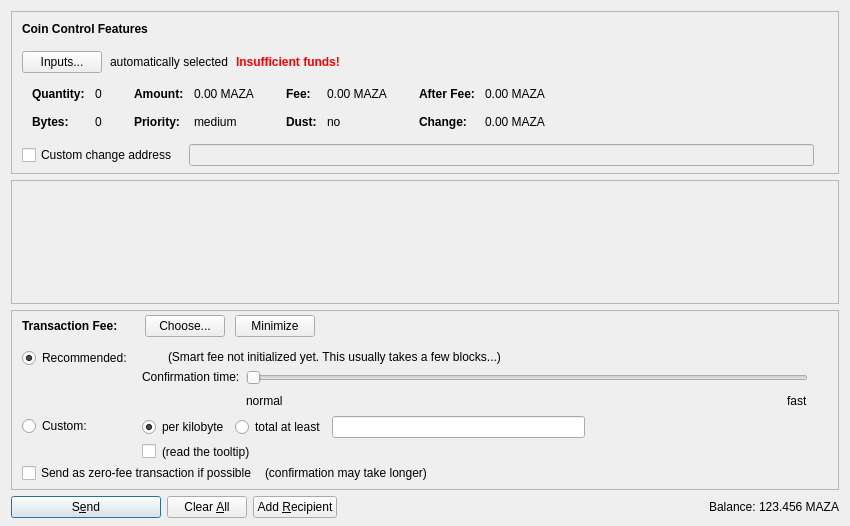
<?xml version="1.0" encoding="UTF-8"?>
<ui version="4.0">
 <class>SendCoinsDialog</class>
 <widget class="QDialog" name="SendCoinsDialog">
  <property name="geometry">
   <rect>
    <x>0</x>
    <y>0</y>
    <width>850</width>
    <height>526</height>
   </rect>
  </property>
  <property name="windowTitle">
   <string>Send Coins</string>
  </property>
  <layout class="QVBoxLayout" name="verticalLayout" stretch="0,1,0,0">
   <property name="bottomMargin">
    <number>8</number>
   </property>
   <item>
    <widget class="QFrame" name="frameCoinControl">
     <property name="sizePolicy">
      <sizepolicy hsizetype="Expanding" vsizetype="Expanding">
       <horstretch>0</horstretch>
       <verstretch>0</verstretch>
      </sizepolicy>
     </property>
     <property name="maximumSize">
      <size>
       <width>16777215</width>
       <height>16777215</height>
      </size>
     </property>
     <property name="frameShape">
      <enum>QFrame::StyledPanel</enum>
     </property>
     <property name="frameShadow">
      <enum>QFrame::Sunken</enum>
     </property>
     <layout class="QVBoxLayout" name="verticalLayoutCoinControl2">
      <property name="spacing">
       <number>0</number>
      </property>
      <property name="leftMargin">
       <number>0</number>
      </property>
      <property name="topMargin">
       <number>0</number>
      </property>
      <property name="rightMargin">
       <number>0</number>
      </property>
      <property name="bottomMargin">
       <number>6</number>
      </property>
      <item>
       <layout class="QVBoxLayout" name="verticalLayoutCoinControl" stretch="0,0,0,0,1">
        <property name="spacing">
         <number>0</number>
        </property>
        <property name="leftMargin">
         <number>10</number>
        </property>
        <property name="topMargin">
         <number>10</number>
        </property>
        <item>
         <layout class="QHBoxLayout" name="horizontalLayoutCoinControl1">
          <property name="bottomMargin">
           <number>15</number>
          </property>
          <item>
           <widget class="QLabel" name="labelCoinControlFeatures">
            <property name="sizePolicy">
             <sizepolicy hsizetype="Preferred" vsizetype="Maximum">
              <horstretch>0</horstretch>
              <verstretch>0</verstretch>
             </sizepolicy>
            </property>
            <property name="font">
             <font>
              <weight>75</weight>
              <bold>true</bold>
             </font>
            </property>
            <property name="styleSheet">
             <string notr="true">font-weight:bold;</string>
            </property>
            <property name="text">
             <string>Coin Control Features</string>
            </property>
           </widget>
          </item>
         </layout>
        </item>
        <item>
         <layout class="QHBoxLayout" name="horizontalLayoutCoinControl2" stretch="0,0,0,0">
          <property name="spacing">
           <number>8</number>
          </property>
          <property name="bottomMargin">
           <number>10</number>
          </property>
          <item>
           <widget class="QPushButton" name="pushButtonCoinControl">
            <property name="styleSheet">
             <string notr="true"/>
            </property>
            <property name="text">
             <string>Inputs...</string>
            </property>
            <property name="autoDefault">
             <bool>false</bool>
            </property>
           </widget>
          </item>
          <item>
           <widget class="QLabel" name="labelCoinControlAutomaticallySelected">
            <property name="text">
             <string>automatically selected</string>
            </property>
            <property name="margin">
             <number>5</number>
            </property>
           </widget>
          </item>
          <item>
           <widget class="QLabel" name="labelCoinControlInsuffFunds">
            <property name="font">
             <font>
              <weight>75</weight>
              <bold>true</bold>
             </font>
            </property>
            <property name="styleSheet">
             <string notr="true">color:red;font-weight:bold;</string>
            </property>
            <property name="text">
             <string>Insufficient funds!</string>
            </property>
            <property name="margin">
             <number>5</number>
            </property>
           </widget>
          </item>
          <item>
           <spacer name="horizontalSpacerCoinControl">
            <property name="orientation">
             <enum>Qt::Horizontal</enum>
            </property>
            <property name="sizeHint" stdset="0">
             <size>
              <width>40</width>
              <height>1</height>
             </size>
            </property>
           </spacer>
          </item>
         </layout>
        </item>
        <item>
         <widget class="QWidget" name="widgetCoinControl" native="true">
          <property name="sizePolicy">
           <sizepolicy hsizetype="Preferred" vsizetype="Preferred">
            <horstretch>0</horstretch>
            <verstretch>0</verstretch>
           </sizepolicy>
          </property>
          <property name="minimumSize">
           <size>
            <width>0</width>
            <height>0</height>
           </size>
          </property>
          <property name="styleSheet">
           <string notr="true"/>
          </property>
          <layout class="QHBoxLayout" name="horizontalLayoutCoinControl5">
           <property name="leftMargin">
            <number>0</number>
           </property>
           <property name="topMargin">
            <number>0</number>
           </property>
           <property name="rightMargin">
            <number>0</number>
           </property>
           <property name="bottomMargin">
            <number>0</number>
           </property>
           <item>
            <layout class="QHBoxLayout" name="horizontalLayoutCoinControl3" stretch="0,0,0,1">
             <property name="spacing">
              <number>20</number>
             </property>
             <property name="topMargin">
              <number>0</number>
             </property>
             <property name="bottomMargin">
              <number>10</number>
             </property>
             <item>
              <layout class="QFormLayout" name="formLayoutCoinControl1">
               <property name="horizontalSpacing">
                <number>10</number>
               </property>
               <property name="verticalSpacing">
                <number>14</number>
               </property>
               <property name="leftMargin">
                <number>10</number>
               </property>
               <property name="topMargin">
                <number>4</number>
               </property>
               <property name="rightMargin">
                <number>6</number>
               </property>
               <item row="0" column="0">
                <widget class="QLabel" name="labelCoinControlQuantityText">
                 <property name="font">
                  <font>
                   <weight>75</weight>
                   <bold>true</bold>
                  </font>
                 </property>
                 <property name="text">
                  <string>Quantity:</string>
                 </property>
                 <property name="margin">
                  <number>0</number>
                 </property>
                </widget>
               </item>
               <item row="0" column="1">
                <widget class="QLabel" name="labelCoinControlQuantity">
                 <property name="cursor">
                  <cursorShape>IBeamCursor</cursorShape>
                 </property>
                 <property name="contextMenuPolicy">
                  <enum>Qt::ActionsContextMenu</enum>
                 </property>
                 <property name="text">
                  <string notr="true">0</string>
                 </property>
                 <property name="margin">
                  <number>0</number>
                 </property>
                 <property name="textInteractionFlags">
                  <set>Qt::LinksAccessibleByMouse|Qt::TextSelectableByKeyboard|Qt::TextSelectableByMouse</set>
                 </property>
                </widget>
               </item>
               <item row="1" column="0">
                <widget class="QLabel" name="labelCoinControlBytesText">
                 <property name="font">
                  <font>
                   <weight>75</weight>
                   <bold>true</bold>
                  </font>
                 </property>
                 <property name="text">
                  <string>Bytes:</string>
                 </property>
                </widget>
               </item>
               <item row="1" column="1">
                <widget class="QLabel" name="labelCoinControlBytes">
                 <property name="cursor">
                  <cursorShape>IBeamCursor</cursorShape>
                 </property>
                 <property name="contextMenuPolicy">
                  <enum>Qt::ActionsContextMenu</enum>
                 </property>
                 <property name="text">
                  <string notr="true">0</string>
                 </property>
                 <property name="textInteractionFlags">
                  <set>Qt::LinksAccessibleByMouse|Qt::TextSelectableByKeyboard|Qt::TextSelectableByMouse</set>
                 </property>
                </widget>
               </item>
              </layout>
             </item>
             <item>
              <layout class="QFormLayout" name="formLayoutCoinControl2">
               <property name="horizontalSpacing">
                <number>10</number>
               </property>
               <property name="verticalSpacing">
                <number>14</number>
               </property>
               <property name="leftMargin">
                <number>6</number>
               </property>
               <property name="topMargin">
                <number>4</number>
               </property>
               <property name="rightMargin">
                <number>6</number>
               </property>
               <item row="0" column="0">
                <widget class="QLabel" name="labelCoinControlAmountText">
                 <property name="font">
                  <font>
                   <weight>75</weight>
                   <bold>true</bold>
                  </font>
                 </property>
                 <property name="text">
                  <string>Amount:</string>
                 </property>
                 <property name="margin">
                  <number>0</number>
                 </property>
                </widget>
               </item>
               <item row="0" column="1">
                <widget class="QLabel" name="labelCoinControlAmount">
                 <property name="cursor">
                  <cursorShape>IBeamCursor</cursorShape>
                 </property>
                 <property name="contextMenuPolicy">
                  <enum>Qt::ActionsContextMenu</enum>
                 </property>
                 <property name="text">
                  <string notr="true">0.00 MAZA</string>
                 </property>
                 <property name="textInteractionFlags">
                  <set>Qt::LinksAccessibleByMouse|Qt::TextSelectableByKeyboard|Qt::TextSelectableByMouse</set>
                 </property>
                </widget>
               </item>
               <item row="1" column="0">
                <widget class="QLabel" name="labelCoinControlPriorityText">
                 <property name="font">
                  <font>
                   <weight>75</weight>
                   <bold>true</bold>
                  </font>
                 </property>
                 <property name="text">
                  <string>Priority:</string>
                 </property>
                </widget>
               </item>
               <item row="1" column="1">
                <widget class="QLabel" name="labelCoinControlPriority">
                 <property name="cursor">
                  <cursorShape>IBeamCursor</cursorShape>
                 </property>
                 <property name="contextMenuPolicy">
                  <enum>Qt::ActionsContextMenu</enum>
                 </property>
                 <property name="text">
                  <string notr="true">medium</string>
                 </property>
                 <property name="textInteractionFlags">
                  <set>Qt::LinksAccessibleByMouse|Qt::TextSelectableByKeyboard|Qt::TextSelectableByMouse</set>
                 </property>
                </widget>
               </item>
              </layout>
             </item>
             <item>
              <layout class="QFormLayout" name="formLayoutCoinControl3">
               <property name="horizontalSpacing">
                <number>10</number>
               </property>
               <property name="verticalSpacing">
                <number>14</number>
               </property>
               <property name="leftMargin">
                <number>6</number>
               </property>
               <property name="topMargin">
                <number>4</number>
               </property>
               <property name="rightMargin">
                <number>6</number>
               </property>
               <item row="0" column="0">
                <widget class="QLabel" name="labelCoinControlFeeText">
                 <property name="font">
                  <font>
                   <weight>75</weight>
                   <bold>true</bold>
                  </font>
                 </property>
                 <property name="text">
                  <string>Fee:</string>
                 </property>
                 <property name="margin">
                  <number>0</number>
                 </property>
                </widget>
               </item>
               <item row="0" column="1">
                <widget class="QLabel" name="labelCoinControlFee">
                 <property name="cursor">
                  <cursorShape>IBeamCursor</cursorShape>
                 </property>
                 <property name="contextMenuPolicy">
                  <enum>Qt::ActionsContextMenu</enum>
                 </property>
                 <property name="text">
                  <string notr="true">0.00 MAZA</string>
                 </property>
                 <property name="textInteractionFlags">
                  <set>Qt::LinksAccessibleByMouse|Qt::TextSelectableByKeyboard|Qt::TextSelectableByMouse</set>
                 </property>
                </widget>
               </item>
               <item row="1" column="0">
                <widget class="QLabel" name="labelCoinControlLowOutputText">
                 <property name="font">
                  <font>
                   <weight>75</weight>
                   <bold>true</bold>
                  </font>
                 </property>
                 <property name="text">
                  <string>Dust:</string>
                 </property>
                </widget>
               </item>
               <item row="1" column="1">
                <widget class="QLabel" name="labelCoinControlLowOutput">
                 <property name="cursor">
                  <cursorShape>IBeamCursor</cursorShape>
                 </property>
                 <property name="contextMenuPolicy">
                  <enum>Qt::ActionsContextMenu</enum>
                 </property>
                 <property name="text">
                  <string notr="true">no</string>
                 </property>
                 <property name="textInteractionFlags">
                  <set>Qt::LinksAccessibleByMouse|Qt::TextSelectableByKeyboard|Qt::TextSelectableByMouse</set>
                 </property>
                </widget>
               </item>
              </layout>
             </item>
             <item>
              <layout class="QFormLayout" name="formLayoutCoinControl4">
               <property name="horizontalSpacing">
                <number>10</number>
               </property>
               <property name="verticalSpacing">
                <number>14</number>
               </property>
               <property name="leftMargin">
                <number>6</number>
               </property>
               <property name="topMargin">
                <number>4</number>
               </property>
               <property name="rightMargin">
                <number>6</number>
               </property>
               <item row="0" column="0">
                <widget class="QLabel" name="labelCoinControlAfterFeeText">
                 <property name="font">
                  <font>
                   <weight>75</weight>
                   <bold>true</bold>
                  </font>
                 </property>
                 <property name="text">
                  <string>After Fee:</string>
                 </property>
                 <property name="margin">
                  <number>0</number>
                 </property>
                </widget>
               </item>
               <item row="0" column="1">
                <widget class="QLabel" name="labelCoinControlAfterFee">
                 <property name="cursor">
                  <cursorShape>IBeamCursor</cursorShape>
                 </property>
                 <property name="contextMenuPolicy">
                  <enum>Qt::ActionsContextMenu</enum>
                 </property>
                 <property name="text">
                  <string notr="true">0.00 MAZA</string>
                 </property>
                 <property name="textInteractionFlags">
                  <set>Qt::LinksAccessibleByMouse|Qt::TextSelectableByKeyboard|Qt::TextSelectableByMouse</set>
                 </property>
                </widget>
               </item>
               <item row="1" column="0">
                <widget class="QLabel" name="labelCoinControlChangeText">
                 <property name="font">
                  <font>
                   <weight>75</weight>
                   <bold>true</bold>
                  </font>
                 </property>
                 <property name="text">
                  <string>Change:</string>
                 </property>
                </widget>
               </item>
               <item row="1" column="1">
                <widget class="QLabel" name="labelCoinControlChange">
                 <property name="cursor">
                  <cursorShape>IBeamCursor</cursorShape>
                 </property>
                 <property name="contextMenuPolicy">
                  <enum>Qt::ActionsContextMenu</enum>
                 </property>
                 <property name="text">
                  <string notr="true">0.00 MAZA</string>
                 </property>
                 <property name="textInteractionFlags">
                  <set>Qt::LinksAccessibleByMouse|Qt::TextSelectableByKeyboard|Qt::TextSelectableByMouse</set>
                 </property>
                </widget>
               </item>
              </layout>
             </item>
            </layout>
           </item>
          </layout>
         </widget>
        </item>
        <item>
         <layout class="QHBoxLayout" name="horizontalLayoutCoinControl4" stretch="0,0,0">
          <property name="spacing">
           <number>12</number>
          </property>
          <property name="sizeConstraint">
           <enum>QLayout::SetDefaultConstraint</enum>
          </property>
          <property name="topMargin">
           <number>5</number>
          </property>
          <property name="rightMargin">
           <number>5</number>
          </property>
          <item>
           <widget class="QCheckBox" name="checkBoxCoinControlChange">
            <property name="toolTip">
             <string>If this is activated, but the change address is empty or invalid, change will be sent to a newly generated address.</string>
            </property>
            <property name="text">
             <string>Custom change address</string>
            </property>
           </widget>
          </item>
          <item>
           <widget class="QValidatedLineEdit" name="lineEditCoinControlChange">
            <property name="enabled">
             <bool>false</bool>
            </property>
            <property name="sizePolicy">
             <sizepolicy hsizetype="Expanding" vsizetype="Fixed">
              <horstretch>0</horstretch>
              <verstretch>0</verstretch>
             </sizepolicy>
            </property>
           </widget>
          </item>
          <item>
           <widget class="QLabel" name="labelCoinControlChangeLabel">
            <property name="sizePolicy">
             <sizepolicy hsizetype="Preferred" vsizetype="Expanding">
              <horstretch>0</horstretch>
              <verstretch>0</verstretch>
             </sizepolicy>
            </property>
            <property name="minimumSize">
             <size>
              <width>0</width>
              <height>0</height>
             </size>
            </property>
            <property name="text">
             <string/>
            </property>
            <property name="margin">
             <number>3</number>
            </property>
           </widget>
          </item>
         </layout>
        </item>
        <item>
         <spacer name="verticalSpacerCoinControl">
          <property name="orientation">
           <enum>Qt::Vertical</enum>
          </property>
          <property name="sizeHint" stdset="0">
           <size>
            <width>800</width>
            <height>1</height>
           </size>
          </property>
         </spacer>
        </item>
       </layout>
      </item>
     </layout>
    </widget>
   </item>
   <item>
    <widget class="QScrollArea" name="scrollArea">
     <property name="widgetResizable">
      <bool>true</bool>
     </property>
     <widget class="QWidget" name="scrollAreaWidgetContents">
      <property name="geometry">
       <rect>
        <x>0</x>
        <y>0</y>
        <width>830</width>
        <height>68</height>
       </rect>
      </property>
      <layout class="QVBoxLayout" name="verticalLayout_2" stretch="0,1">
       <property name="leftMargin">
        <number>0</number>
       </property>
       <property name="topMargin">
        <number>0</number>
       </property>
       <property name="rightMargin">
        <number>0</number>
       </property>
       <property name="bottomMargin">
        <number>0</number>
       </property>
       <item>
        <layout class="QVBoxLayout" name="entries">
         <property name="spacing">
          <number>6</number>
         </property>
        </layout>
       </item>
       <item>
        <spacer name="verticalSpacer">
         <property name="orientation">
          <enum>Qt::Vertical</enum>
         </property>
         <property name="sizeHint" stdset="0">
          <size>
           <width>20</width>
           <height>40</height>
          </size>
         </property>
        </spacer>
       </item>
      </layout>
     </widget>
    </widget>
   </item>
   <item>
    <widget class="QFrame" name="frameFee">
     <property name="sizePolicy">
      <sizepolicy hsizetype="Expanding" vsizetype="Expanding">
       <horstretch>0</horstretch>
       <verstretch>0</verstretch>
      </sizepolicy>
     </property>
     <property name="maximumSize">
      <size>
       <width>16777215</width>
       <height>16777215</height>
      </size>
     </property>
     <property name="frameShape">
      <enum>QFrame::StyledPanel</enum>
     </property>
     <property name="frameShadow">
      <enum>QFrame::Sunken</enum>
     </property>
     <layout class="QVBoxLayout" name="verticalLayoutFee1">
      <property name="spacing">
       <number>0</number>
      </property>
      <property name="leftMargin">
       <number>0</number>
      </property>
      <property name="topMargin">
       <number>0</number>
      </property>
      <property name="rightMargin">
       <number>0</number>
      </property>
      <property name="bottomMargin">
       <number>0</number>
      </property>
      <item>
       <layout class="QVBoxLayout" name="verticalLayoutFee2" stretch="0,0,0">
        <property name="spacing">
         <number>0</number>
        </property>
        <property name="leftMargin">
         <number>10</number>
        </property>
        <property name="topMargin">
         <number>0</number>
        </property>
        <item>
         <layout class="QHBoxLayout" name="horizontalLayoutFee1">
          <property name="bottomMargin">
           <number>0</number>
          </property>
          <item>
           <layout class="QVBoxLayout" name="verticalLayoutFee7">
            <property name="spacing">
             <number>0</number>
            </property>
            <item>
             <spacer name="verticalSpacerSmartFee">
              <property name="orientation">
               <enum>Qt::Vertical</enum>
              </property>
              <property name="sizeType">
               <enum>QSizePolicy::Fixed</enum>
              </property>
              <property name="sizeHint" stdset="0">
               <size>
                <width>1</width>
                <height>4</height>
               </size>
              </property>
             </spacer>
            </item>
            <item>
             <layout class="QHBoxLayout" name="horizontalLayoutSmartFee">
              <property name="spacing">
               <number>10</number>
              </property>
              <item>
               <widget class="QLabel" name="labelFeeHeadline">
                <property name="sizePolicy">
                 <sizepolicy hsizetype="Preferred" vsizetype="Maximum">
                  <horstretch>0</horstretch>
                  <verstretch>0</verstretch>
                 </sizepolicy>
                </property>
                <property name="font">
                 <font>
                  <weight>75</weight>
                  <bold>true</bold>
                 </font>
                </property>
                <property name="styleSheet">
                 <string notr="true">font-weight:bold;</string>
                </property>
                <property name="text">
                 <string>Transaction Fee:</string>
                </property>
               </widget>
              </item>
              <item>
               <widget class="QLabel" name="labelFeeMinimized">
                <property name="text">
                 <string/>
                </property>
               </widget>
              </item>
              <item>
               <widget class="QPushButton" name="buttonChooseFee">
                <property name="text">
                 <string>Choose...</string>
                </property>
               </widget>
              </item>
              <item>
               <widget class="QPushButton" name="buttonMinimizeFee">
                <property name="toolTip">
                 <string>collapse fee-settings</string>
                </property>
                <property name="text">
                 <string>Minimize</string>
                </property>
               </widget>
              </item>
             </layout>
            </item>
            <item>
             <spacer name="verticalSpacer_5">
              <property name="orientation">
               <enum>Qt::Vertical</enum>
              </property>
              <property name="sizeHint" stdset="0">
               <size>
                <width>1</width>
                <height>1</height>
               </size>
              </property>
             </spacer>
            </item>
           </layout>
          </item>
          <item>
           <spacer name="horizontalSpacer_4">
            <property name="orientation">
             <enum>Qt::Horizontal</enum>
            </property>
            <property name="sizeHint" stdset="0">
             <size>
              <width>40</width>
              <height>20</height>
             </size>
            </property>
           </spacer>
          </item>
         </layout>
        </item>
        <item>
         <widget class="QFrame" name="frameFeeSelection">
          <layout class="QVBoxLayout" name="verticalLayoutFee12">
           <property name="spacing">
            <number>0</number>
           </property>
           <property name="leftMargin">
            <number>0</number>
           </property>
           <property name="topMargin">
            <number>0</number>
           </property>
           <property name="rightMargin">
            <number>0</number>
           </property>
           <property name="bottomMargin">
            <number>0</number>
           </property>
           <item>
            <layout class="QGridLayout" name="gridLayoutFee">
             <property name="topMargin">
              <number>10</number>
             </property>
             <property name="bottomMargin">
              <number>4</number>
             </property>
             <property name="horizontalSpacing">
              <number>10</number>
             </property>
             <property name="verticalSpacing">
              <number>4</number>
             </property>
             <item row="1" column="1">
              <layout class="QVBoxLayout" name="verticalLayoutFee8">
               <property name="spacing">
                <number>6</number>
               </property>
               <item>
                <layout class="QHBoxLayout" name="horizontalLayoutFee13">
                 <item>
                  <widget class="QRadioButton" name="radioCustomPerKilobyte">
                   <property name="toolTip">
                    <string>If the custom fee is set to 1000 satoshis and the transaction is only 250 bytes, then &quot;per kilobyte&quot; only pays 250 satoshis in fee, while &quot;at least&quot; pays 1000 satoshis. For transactions bigger than a kilobyte both pay by kilobyte.</string>
                   </property>
                   <property name="text">
                    <string>per kilobyte</string>
                   </property>
                   <property name="checked">
                    <bool>true</bool>
                   </property>
                   <attribute name="buttonGroup">
                    <string notr="true">groupCustomFee</string>
                   </attribute>
                  </widget>
                 </item>
                 <item>
                  <widget class="QRadioButton" name="radioCustomAtLeast">
                   <property name="toolTip">
                    <string>If the custom fee is set to 1000 satoshis and the transaction is only 250 bytes, then &quot;per kilobyte&quot; only pays 250 satoshis in fee, while &quot;total at least&quot; pays 1000 satoshis. For transactions bigger than a kilobyte both pay by kilobyte.</string>
                   </property>
                   <property name="text">
                    <string>total at least</string>
                   </property>
                   <attribute name="buttonGroup">
                    <string notr="true">groupCustomFee</string>
                   </attribute>
                  </widget>
                 </item>
                 <item>
                  <widget class="BitcoinAmountField" name="customFee"/>
                 </item>
                 <item>
                  <spacer name="horizontalSpacer_6">
                   <property name="orientation">
                    <enum>Qt::Horizontal</enum>
                   </property>
                   <property name="sizeHint" stdset="0">
                    <size>
                     <width>1</width>
                     <height>1</height>
                    </size>
                   </property>
                  </spacer>
                 </item>
                </layout>
               </item>
               <item>
                <layout class="QHBoxLayout" name="horizontalLayoutFee8">
                 <item>
                  <widget class="QCheckBox" name="checkBoxMinimumFee">
                   <property name="toolTip">
                    <string>Paying only the minimum fee is just fine as long as there is less transaction volume than space in the blocks. But be aware that this can end up in a never confirming transaction once there is more demand for bitcoin transactions than the network can process.</string>
                   </property>
                   <property name="text">
                    <string/>
                   </property>
                  </widget>
                 </item>
                 <item>
                  <widget class="QLabel" name="labelMinFeeWarning">
                   <property name="enabled">
                    <bool>true</bool>
                   </property>
                   <property name="toolTip">
                    <string>Paying only the minimum fee is just fine as long as there is less transaction volume than space in the blocks. But be aware that this can end up in a never confirming transaction once there is more demand for bitcoin transactions than the network can process.</string>
                   </property>
                   <property name="text">
                    <string>(read the tooltip)</string>
                   </property>
                   <property name="margin">
                    <number>5</number>
                   </property>
                  </widget>
                 </item>
                 <item>
                  <spacer name="horizontalSpacer_2">
                   <property name="orientation">
                    <enum>Qt::Horizontal</enum>
                   </property>
                   <property name="sizeHint" stdset="0">
                    <size>
                     <width>1</width>
                     <height>1</height>
                    </size>
                   </property>
                  </spacer>
                 </item>
                </layout>
               </item>
              </layout>
             </item>
             <item row="0" column="0">
              <layout class="QVBoxLayout" name="verticalLayoutFee4" stretch="0,1">
               <item>
                <widget class="QRadioButton" name="radioSmartFee">
                 <property name="text">
                  <string>Recommended:</string>
                 </property>
                 <property name="checked">
                  <bool>true</bool>
                 </property>
                 <attribute name="buttonGroup">
                  <string notr="true">groupFee</string>
                 </attribute>
                </widget>
               </item>
               <item>
                <spacer name="verticalSpacer_2">
                 <property name="orientation">
                  <enum>Qt::Vertical</enum>
                 </property>
                 <property name="sizeHint" stdset="0">
                  <size>
                   <width>1</width>
                   <height>1</height>
                  </size>
                 </property>
                </spacer>
               </item>
              </layout>
             </item>
             <item row="1" column="0">
              <layout class="QVBoxLayout" name="verticalLayoutFee9" stretch="0,1">
               <item>
                <widget class="QRadioButton" name="radioCustomFee">
                 <property name="text">
                  <string>Custom:</string>
                 </property>
                 <attribute name="buttonGroup">
                  <string notr="true">groupFee</string>
                 </attribute>
                </widget>
               </item>
               <item>
                <spacer name="verticalSpacer_6">
                 <property name="orientation">
                  <enum>Qt::Vertical</enum>
                 </property>
                 <property name="sizeHint" stdset="0">
                  <size>
                   <width>1</width>
                   <height>1</height>
                  </size>
                 </property>
                </spacer>
               </item>
              </layout>
             </item>
             <item row="0" column="1">
              <layout class="QVBoxLayout" name="verticalLayoutFee3" stretch="0,0,1">
               <property name="spacing">
                <number>6</number>
               </property>
               <property name="topMargin">
                <number>2</number>
               </property>
               <item>
                <layout class="QHBoxLayout" name="horizontalLayoutFee12">
                 <item>
                  <widget class="QLabel" name="labelSmartFee">
                   <property name="text">
                    <string/>
                   </property>
                   <property name="margin">
                    <number>2</number>
                   </property>
                  </widget>
                 </item>
                 <item>
                  <widget class="QLabel" name="labelFeeEstimation">
                   <property name="text">
                    <string/>
                   </property>
                  </widget>
                 </item>
                 <item>
                  <widget class="QLabel" name="labelSmartFee2">
                   <property name="text">
                    <string>(Smart fee not initialized yet. This usually takes a few blocks...)</string>
                   </property>
                   <property name="margin">
                    <number>2</number>
                   </property>
                  </widget>
                 </item>
                 <item>
                  <spacer name="horizontalSpacer_5">
                   <property name="orientation">
                    <enum>Qt::Horizontal</enum>
                   </property>
                   <property name="sizeHint" stdset="0">
                    <size>
                     <width>1</width>
                     <height>1</height>
                    </size>
                   </property>
                  </spacer>
                 </item>
                </layout>
               </item>
               <item>
                <layout class="QHBoxLayout" name="horizontalLayoutFee9">
                 <item>
                  <layout class="QVBoxLayout" name="verticalLayoutFee6">
                   <item>
                    <widget class="QLabel" name="labelSmartFee3">
                     <property name="text">
                      <string>Confirmation time:</string>
                     </property>
                     <property name="margin">
                      <number>2</number>
                     </property>
                    </widget>
                   </item>
                   <item>
                    <spacer name="verticalSpacer_3">
                     <property name="orientation">
                      <enum>Qt::Vertical</enum>
                     </property>
                     <property name="sizeHint" stdset="0">
                      <size>
                       <width>1</width>
                       <height>1</height>
                      </size>
                     </property>
                    </spacer>
                   </item>
                  </layout>
                 </item>
                 <item>
                  <layout class="QVBoxLayout" name="verticalLayoutFee5">
                   <property name="rightMargin">
                    <number>30</number>
                   </property>
                   <item>
                    <widget class="QSlider" name="sliderSmartFee">
                     <property name="minimum">
                      <number>0</number>
                     </property>
                     <property name="maximum">
                      <number>24</number>
                     </property>
                     <property name="pageStep">
                      <number>1</number>
                     </property>
                     <property name="value">
                      <number>0</number>
                     </property>
                     <property name="orientation">
                      <enum>Qt::Horizontal</enum>
                     </property>
                     <property name="invertedAppearance">
                      <bool>false</bool>
                     </property>
                     <property name="invertedControls">
                      <bool>false</bool>
                     </property>
                     <property name="tickPosition">
                      <enum>QSlider::NoTicks</enum>
                     </property>
                    </widget>
                   </item>
                   <item>
                    <layout class="QHBoxLayout" name="horizontalLayoutFee10">
                     <item>
                      <widget class="QLabel" name="labelSmartFeeNormal">
                       <property name="text">
                        <string>normal</string>
                       </property>
                      </widget>
                     </item>
                     <item>
                      <spacer name="horizontalSpacer_3">
                       <property name="orientation">
                        <enum>Qt::Horizontal</enum>
                       </property>
                       <property name="sizeHint" stdset="0">
                        <size>
                         <width>40</width>
                         <height>20</height>
                        </size>
                       </property>
                      </spacer>
                     </item>
                     <item>
                      <widget class="QLabel" name="labelSmartFeeFast">
                       <property name="text">
                        <string>fast</string>
                       </property>
                      </widget>
                     </item>
                    </layout>
                   </item>
                  </layout>
                 </item>
                </layout>
               </item>
               <item>
                <spacer name="verticalSpacer_4">
                 <property name="orientation">
                  <enum>Qt::Vertical</enum>
                 </property>
                 <property name="sizeHint" stdset="0">
                  <size>
                   <width>1</width>
                   <height>1</height>
                  </size>
                 </property>
                </spacer>
               </item>
              </layout>
             </item>
            </layout>
           </item>
           <item>
            <layout class="QHBoxLayout" name="horizontalLayoutFee5" stretch="0,0,0">
             <property name="spacing">
              <number>8</number>
             </property>
             <property name="bottomMargin">
              <number>4</number>
             </property>
             <item>
              <widget class="QCheckBox" name="checkBoxFreeTx">
               <property name="text">
                <string>Send as zero-fee transaction if possible</string>
               </property>
              </widget>
             </item>
             <item>
              <widget class="QLabel" name="labelFreeTx">
               <property name="text">
                <string>(confirmation may take longer)</string>
               </property>
               <property name="margin">
                <number>5</number>
               </property>
              </widget>
             </item>
             <item>
              <spacer name="horizontalSpacerFee5">
               <property name="orientation">
                <enum>Qt::Horizontal</enum>
               </property>
               <property name="sizeHint" stdset="0">
                <size>
                 <width>1</width>
                 <height>1</height>
                </size>
               </property>
              </spacer>
             </item>
            </layout>
           </item>
           <item>
            <spacer name="verticalSpacerFee2">
             <property name="orientation">
              <enum>Qt::Vertical</enum>
             </property>
             <property name="sizeHint" stdset="0">
              <size>
               <width>1</width>
               <height>1</height>
              </size>
             </property>
            </spacer>
           </item>
          </layout>
         </widget>
        </item>
        <item>
         <spacer name="verticalSpacerFee">
          <property name="orientation">
           <enum>Qt::Vertical</enum>
          </property>
          <property name="sizeHint" stdset="0">
           <size>
            <width>800</width>
            <height>1</height>
           </size>
          </property>
         </spacer>
        </item>
       </layout>
      </item>
     </layout>
    </widget>
   </item>
   <item>
    <layout class="QHBoxLayout" name="horizontalLayout">
     <item>
      <widget class="QPushButton" name="sendButton">
       <property name="minimumSize">
        <size>
         <width>150</width>
         <height>0</height>
        </size>
       </property>
       <property name="toolTip">
        <string>Confirm the send action</string>
       </property>
       <property name="text">
        <string>S&amp;end</string>
       </property>
       <property name="icon">
        <iconset resource="../bitcoin.qrc">
         <normaloff>:/icons/send</normaloff>:/icons/send</iconset>
       </property>
       <property name="autoDefault">
        <bool>false</bool>
       </property>
       <property name="default">
        <bool>true</bool>
       </property>
      </widget>
     </item>
     <item>
      <widget class="QPushButton" name="clearButton">
       <property name="sizePolicy">
        <sizepolicy hsizetype="Minimum" vsizetype="Fixed">
         <horstretch>0</horstretch>
         <verstretch>0</verstretch>
        </sizepolicy>
       </property>
       <property name="toolTip">
        <string>Clear all fields of the form.</string>
       </property>
       <property name="text">
        <string>Clear &amp;All</string>
       </property>
       <property name="icon">
        <iconset resource="../bitcoin.qrc">
         <normaloff>:/icons/remove</normaloff>:/icons/remove</iconset>
       </property>
       <property name="autoDefault">
        <bool>false</bool>
       </property>
      </widget>
     </item>
     <item>
      <widget class="QPushButton" name="addButton">
       <property name="toolTip">
        <string>Send to multiple recipients at once</string>
       </property>
       <property name="text">
        <string>Add &amp;Recipient</string>
       </property>
       <property name="icon">
        <iconset resource="../bitcoin.qrc">
         <normaloff>:/icons/add</normaloff>:/icons/add</iconset>
       </property>
       <property name="autoDefault">
        <bool>false</bool>
       </property>
      </widget>
     </item>
     <item>
      <spacer name="horizontalSpacer">
       <property name="orientation">
        <enum>Qt::Horizontal</enum>
       </property>
       <property name="sizeHint" stdset="0">
        <size>
         <width>40</width>
         <height>20</height>
        </size>
       </property>
      </spacer>
     </item>
     <item>
      <layout class="QHBoxLayout" name="horizontalLayout_2">
       <property name="spacing">
        <number>3</number>
       </property>
       <item>
        <widget class="QLabel" name="label">
         <property name="sizePolicy">
          <sizepolicy hsizetype="Preferred" vsizetype="Fixed">
           <horstretch>0</horstretch>
           <verstretch>0</verstretch>
          </sizepolicy>
         </property>
         <property name="text">
          <string>Balance:</string>
         </property>
        </widget>
       </item>
       <item>
        <widget class="QLabel" name="labelBalance">
         <property name="sizePolicy">
          <sizepolicy hsizetype="Preferred" vsizetype="Fixed">
           <horstretch>0</horstretch>
           <verstretch>0</verstretch>
          </sizepolicy>
         </property>
         <property name="cursor">
          <cursorShape>IBeamCursor</cursorShape>
         </property>
         <property name="text">
          <string notr="true">123.456 MAZA</string>
         </property>
         <property name="textInteractionFlags">
          <set>Qt::LinksAccessibleByMouse|Qt::TextSelectableByKeyboard|Qt::TextSelectableByMouse</set>
         </property>
        </widget>
       </item>
      </layout>
     </item>
    </layout>
   </item>
  </layout>
 </widget>
 <customwidgets>
  <customwidget>
   <class>QValidatedLineEdit</class>
   <extends>QLineEdit</extends>
   <header>qvalidatedlineedit.h</header>
  </customwidget>
  <customwidget>
   <class>BitcoinAmountField</class>
   <extends>QLineEdit</extends>
   <header>bitcoinamountfield.h</header>
   <container>1</container>
  </customwidget>
 </customwidgets>
 <resources>
  <include location="../bitcoin.qrc"/>
 </resources>
 <connections/>
 <buttongroups>
  <buttongroup name="groupFee"/>
  <buttongroup name="groupCustomFee"/>
 </buttongroups>
</ui>
